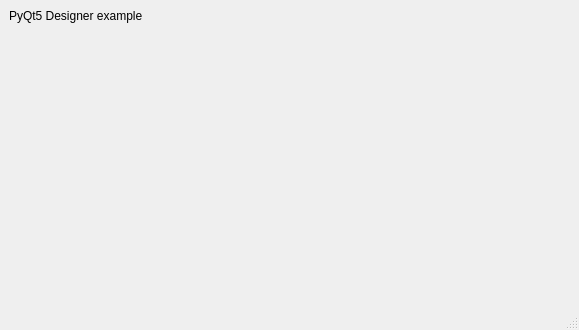
<?xml version="1.0" encoding="UTF-8"?>
<ui version="4.0">
 <class>MainWindow</class>
 <widget class="QMainWindow" name="MainWindow">
  <property name="geometry">
   <rect>
    <x>0</x>
    <y>0</y>
    <width>579</width>
    <height>330</height>
   </rect>
  </property>
  <property name="windowTitle">
   <string>MainWindow</string>
  </property>
  <widget class="QWidget" name="centralwidget">
   <layout class="QGridLayout" name="gridLayout">
    <item row="0" column="0">
     <widget class="QLabel" name="label">
      <property name="sizePolicy">
       <sizepolicy hsizetype="Preferred" vsizetype="Fixed">
        <horstretch>0</horstretch>
        <verstretch>0</verstretch>
       </sizepolicy>
      </property>
      <property name="text">
       <string>PyQt5 Designer example</string>
      </property>
     </widget>
    </item>
    <item row="1" column="0">
     <widget class="LivePlotWidget" name="plot_widget" native="true"/>
    </item>
   </layout>
  </widget>
  <widget class="QMenuBar" name="menubar">
   <property name="geometry">
    <rect>
     <x>0</x>
     <y>0</y>
     <width>579</width>
     <height>25</height>
    </rect>
   </property>
  </widget>
  <widget class="QStatusBar" name="statusbar"/>
 </widget>
 <customwidgets>
  <customwidget>
   <class>LivePlotWidget</class>
   <extends>QWidget</extends>
   <header>pglive.sources.live_plot_widget</header>
   <container>1</container>
  </customwidget>
 </customwidgets>
 <resources/>
 <connections/>
</ui>
